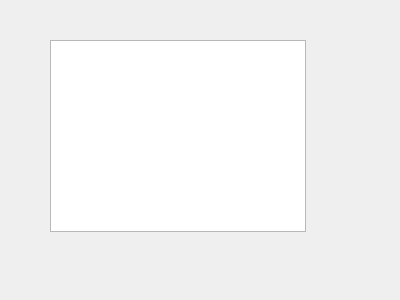
<?xml version="1.0" encoding="UTF-8"?>
<ui version="4.0">
 <class>MyServer</class>
 <widget class="QWidget" name="MyServer">
  <property name="geometry">
   <rect>
    <x>0</x>
    <y>0</y>
    <width>400</width>
    <height>300</height>
   </rect>
  </property>
  <property name="windowTitle">
   <string>MyServer</string>
  </property>
  <widget class="QTableView" name="tableView">
   <property name="geometry">
    <rect>
     <x>50</x>
     <y>40</y>
     <width>256</width>
     <height>192</height>
    </rect>
   </property>
  </widget>
 </widget>
 <layoutdefault spacing="6" margin="11"/>
 <resources/>
 <connections/>
</ui>
